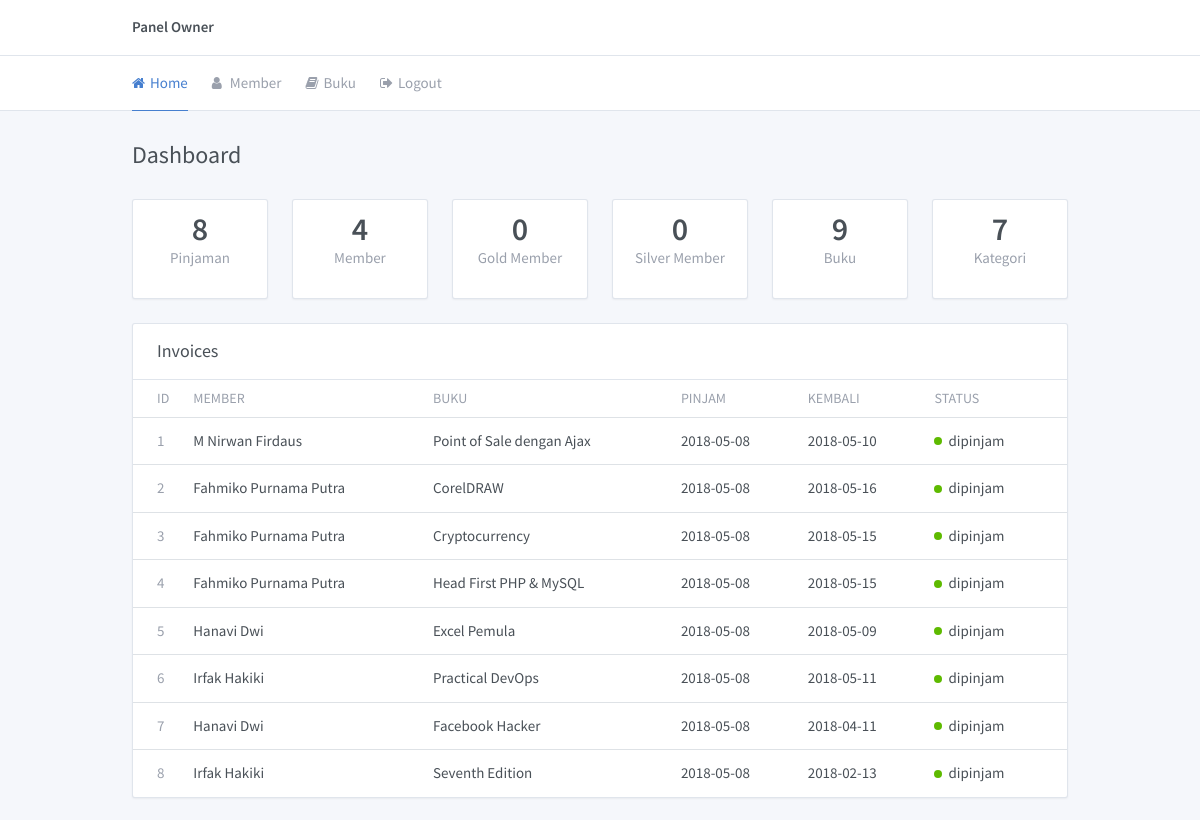
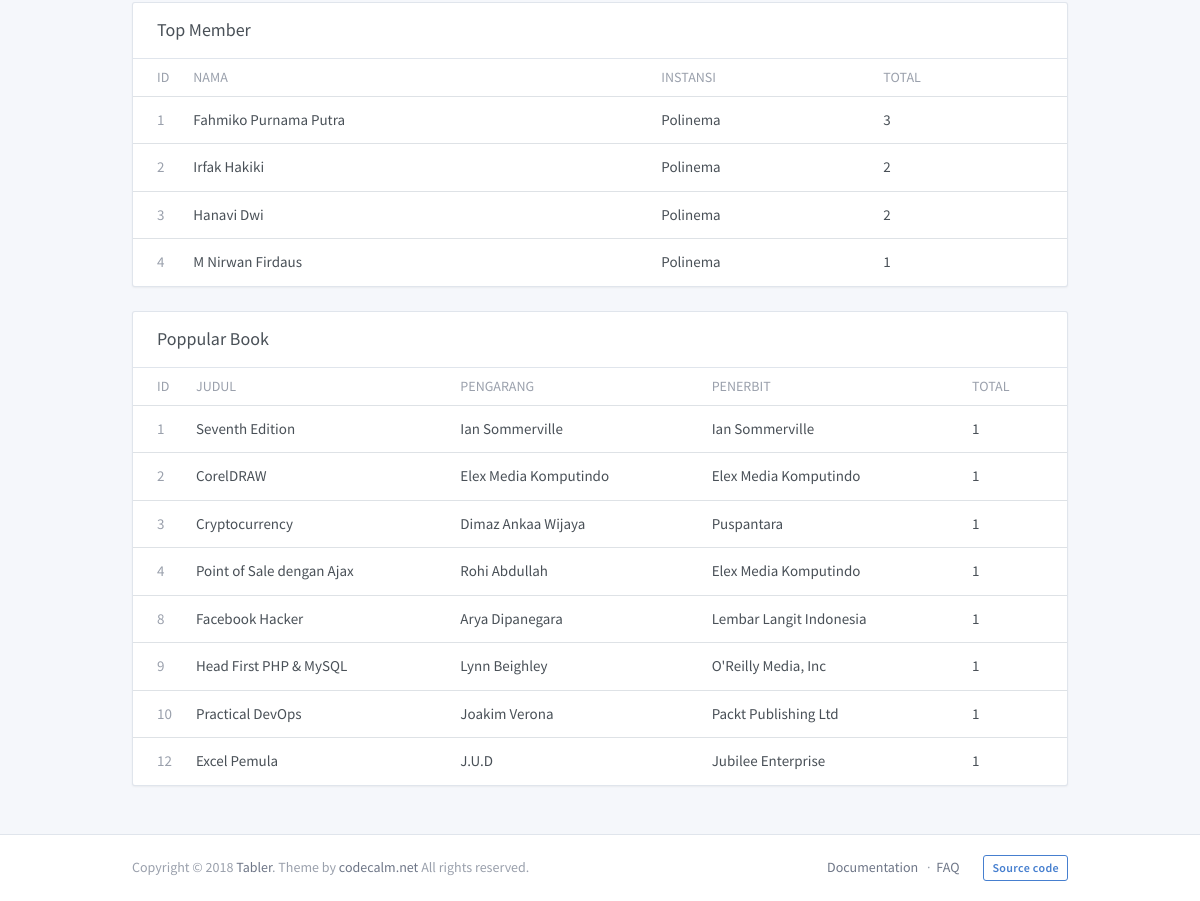
The page /index.php/owner on the database as committed earlier (2 pictures, top to bottom).
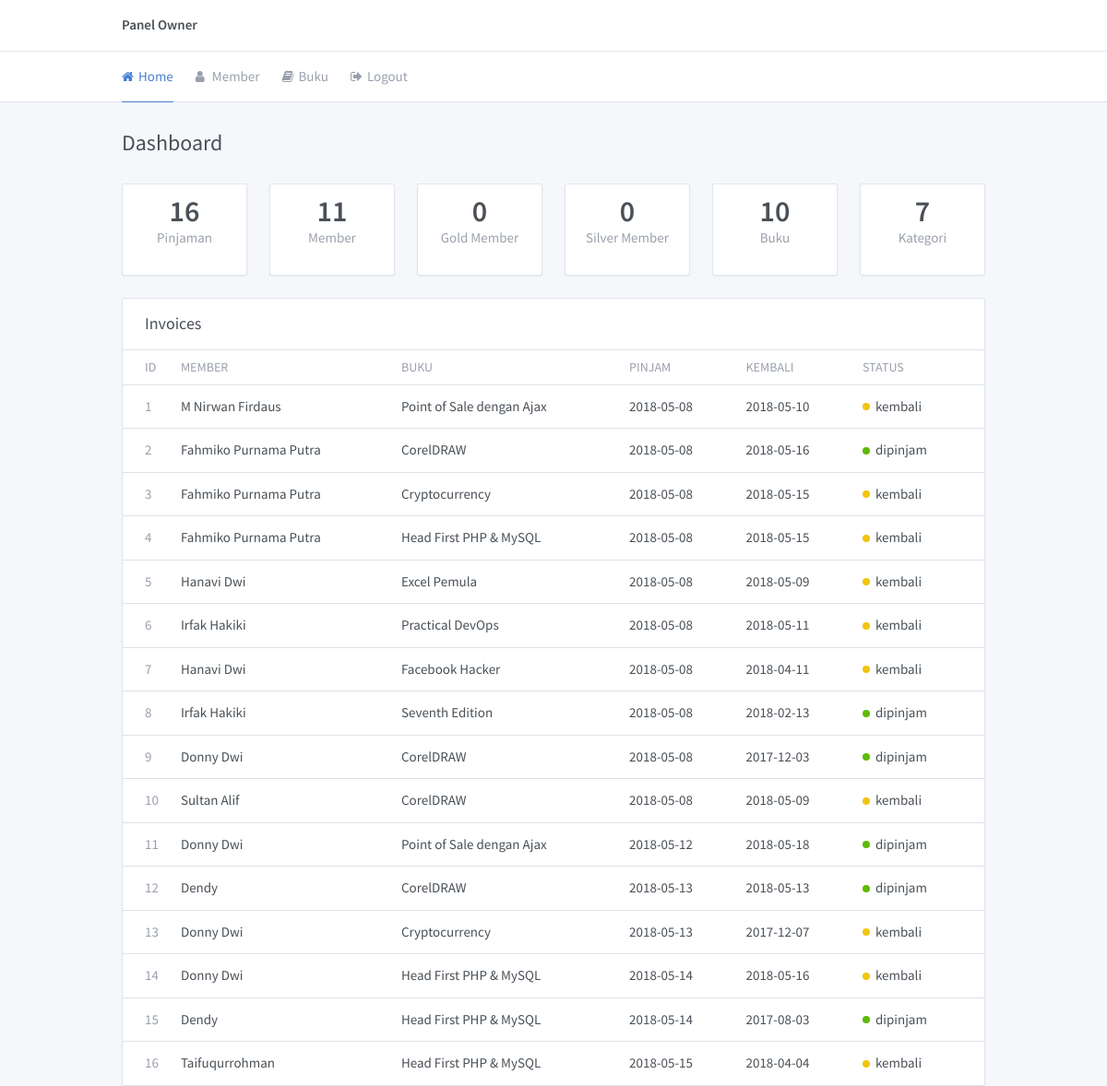
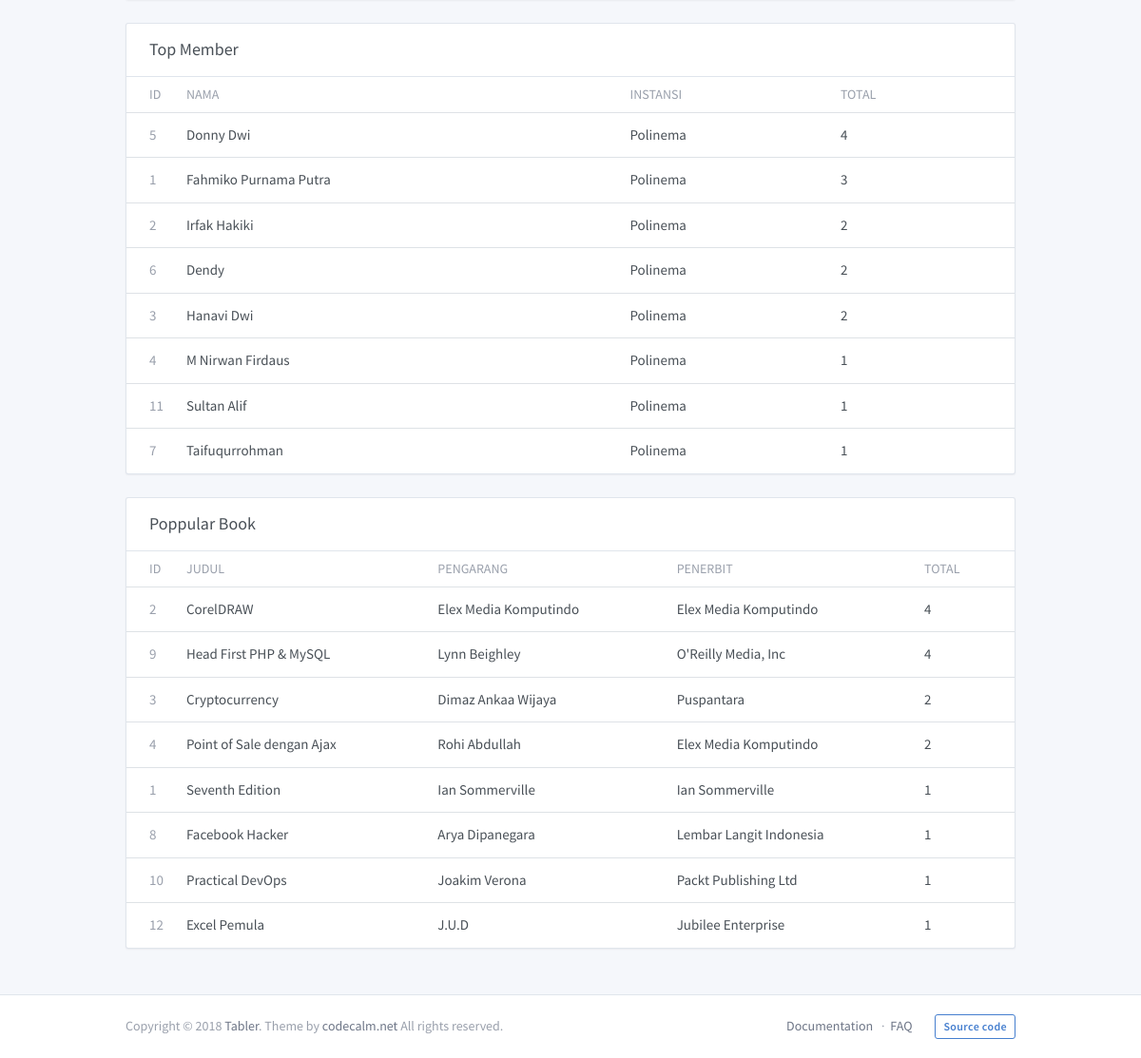
The same page on the database as committed later (2 pictures, top to bottom).
### tables this page shows
CREATE TABLE `pinjaman` (
  `id_pinjaman` int(11) NOT NULL,
  `id_member` int(11) NOT NULL,
  `id_buku` int(11) NOT NULL,
  `id_user` int(11) NOT NULL,
  `tgl_pinjam` date NOT NULL,
  `tgl_kembali` date NOT NULL,
  `catatan` text NOT NULL,
  `status` enum('dipinjam','kembali') NOT NULL,
  `denda` int(11) NOT NULL DEFAULT '0'
);

CREATE TABLE `member` (
  `id_member` int(11) NOT NULL,
  `nama` varchar(25) NOT NULL,
  `alamat` varchar(50) NOT NULL,
  `instansi` varchar(25) NOT NULL
);

CREATE TABLE `buku` (
  `id_buku` int(11) NOT NULL,
  `id_kategori` int(11) NOT NULL,
  `judul` varchar(50) NOT NULL,
  `keterangan` text NOT NULL,
  `tahun_terbit` year(4) NOT NULL,
  `bahasa` varchar(25) NOT NULL,
  `pengarang` varchar(25) NOT NULL,
  `penerbit` varchar(25) NOT NULL,
  `gambar` varchar(100) NOT NULL
);

### application/controllers/Owner.php (called while the page is built, shortened)
<?php
class Owner extends CI_Controller {
	public function __construct()
	{
		$this->load->model(array('data_pinjaman','data_perpustakaan','data_member'));
	}
	public function index()
	{
		$data['pinjaman'] = $this->data_pinjaman->get_data_pinjaman();
		$data['member'] = $this->data_pinjaman->get_popular_member();
		$data['buku'] = $this->data_pinjaman->get_popular_book();
		$data['total_member'] = $this->data_perpustakaan->get_data('member')->num_rows();
		$data['total_buku'] = $this->data_perpustakaan->get_data('buku')->num_rows();
		$data['total_gold'] = $this->data_member->get_total('gold')->num_rows();
		$data['total_silver'] = $this->data_member->get_total('silver')->num_rows();
		$data['total_pinjaman'] = $this->data_perpustakaan->get_data('pinjaman')->num_rows();
		$data['total_kategori'] = $this->data_perpustakaan->get_data('kategori')->num_rows();
		$this->load->view('owner/header');
		$this->load->view('owner/dashboard', $data);
		$this->load->view('owner/footer');
	}
}
?>

### index.php (called while the page is built, shortened)
<?php
require_once BASEPATH.'core/CodeIgniter.php';

### application/models/data_pinjaman.php (called while the page is built, shortened)
<?php
class Data_pinjaman extends CI_Model {
		public function get_data_pinjaman(){
			$this->db->select('*');
			$this->db->from('pinjaman');
			$this->db->join('member', 'pinjaman.id_member = member.id_member');
			$this->db->join('buku', 'pinjaman.id_buku = buku.id_buku');
			$query = $this->db->get();
			return $query;
		}
		public function get_popular_book(){
			$this->db->select(array('buku.*',"count(pinjaman.id_buku) as total"));
			$this->db->from('pinjaman');
			$this->db->join('buku', 'pinjaman.id_buku = buku.id_buku');
			$this->db->group_by('id_buku');
			$this->db->order_by('total', 'desc');
			$this->db->limit(8);
			$query = $this->db->get();
			return $query;
		}
		public function get_popular_member(){
			$this->db->select(array('member.*',"count(pinjaman.id_member) as total"));
			$this->db->from('pinjaman');
			$this->db->join('member', 'pinjaman.id_member = member.id_member');
			$this->db->group_by('id_member');
			$this->db->order_by('total', 'desc');
			$query = $this->db->get();
			return $query;
		}
}

### application/views/owner/dashboard.php (the view, shortened to what the changed rows need)
<div class="my-3 my-md-5">
          <div class="container">
            <div class="page-header">
              <h1 class="page-title">
                Dashboard
              </h1>
            </div>
            <div class="row row-cards">
              <div class="col-6 col-sm-4 col-lg-2">
                <div class="card">
                  <div class="card-body p-3 text-center">
                    <div class="h1 m-0"><?=$total_pinjaman?></div>
                    <div class="text-muted mb-4">Pinjaman</div>
                  </div>
                </div>
              </div>
              <div class="col-6 col-sm-4 col-lg-2">
                <div class="card">
                  <div class="card-body p-3 text-center">
                    <div class="h1 m-0"><?=$total_member?></div>
                    <div class="text-muted mb-4">Member</div>
                  </div>
                </div>
              </div>
              <div class="col-6 col-sm-4 col-lg-2">
                <div class="card">
                  <div class="card-body p-3 text-center">
                    <div class="h1 m-0"><?=$total_buku?></div>
                    <div class="text-muted mb-4">Buku</div>
                  </div>
                </div>
              </div>
              <div class="col-12">
                <div class="card">
                  <div class="table-responsive">
                    <table class="table card-table table-vcenter text-nowrap">
                      <thead>
                        <tr>
                          <th class="w-1">ID</th>
                          <th>Member</th>
                          <th>Buku</th>
                          <th>Pinjam</th>
                          <th>Kembali</th>
                          <th>Status</th>
                        </tr>
                      </thead>
                      <tbody>
                        <?php foreach($pinjaman->result() as $row) : ?>
                        <tr>
                          <td><span class="text-muted"><?=$row->id_pinjaman?></span></td>
                          <td><a href="invoice.html" class="text-inherit"><?=$row->nama?></a></td>
                          <td>
                            <?=$row->judul?>
                          </td>
                          <td>
                            <?=$row->tgl_pinjam?>
                          </td>
                          <td>
                            <?=$row->tgl_kembali?>
                          </td>
                          <td>
                            <?php
                              if($row->status == 'dipinjam'){
                                  echo "<span class='status-icon bg-success'></span>".$row->status;
                              }else{
                                  echo "<span class='status-icon bg-warning'></span>".$row->status;
                              }
                             ?>
                          </td>
                        </tr>
                      <?php endforeach; ?>
                      </tbody>
                    </table>
                  </div>
                </div>
              </div>
              <div class="col-12" id="member">
                <div class="card">
                  <div class="table-responsive">
                    <table class="table card-table table-vcenter text-nowrap">
                      <thead>
                        <tr>
                          <th class="w-1">ID</th>
                          <th>Nama</th>
                          <th>Instansi</th>
                          <th>Total</th>
                        </tr>
                      </thead>
                      <tbody>
                        <?php foreach($member->result() as $row) : ?>
                        <tr>
                          <td><span class="text-muted"><?=$row->id_member?></span></td>
                          <td><a href="invoice.html" class="text-inherit"><?=$row->nama?></a></td>
                          <td><?=$row->instansi?></td>
                          <td><?=$row->total?></td>
                        </tr>
                      <?php endforeach; ?>
                      </tbody>
                    </table>
                  </div>
                </div>
              </div>
              <div class="col-12" id="buku">
                <div class="card">
                  <div class="table-responsive">
                    <table class="table card-table table-vcenter text-nowrap">
                      <thead>
                        <tr>
                          <th class="w-1">ID</th>
                          <th>Judul</th>
                          <th>Pengarang</th>
                          <th>Penerbit</th>
                          <th>Total</th>
                        </tr>
                      </thead>
                      <tbody>
                        <?php foreach($buku->result() as $row) : ?>
                        <tr>
                          <td><span class="text-muted"><?=$row->id_buku?></span></td>
                          <td><a href="invoice.html" class="text-inherit"><?=$row->judul?></a></td>
                          <td><?=$row->pengarang?></td>
                          <td><?=$row->penerbit?></td>
                          <td><?=$row->total?></td>
                        </tr>
                      <?php endforeach; ?>
                      </tbody>
                    </table>
                  </div>
                </div>
              </div>
            </div>
          </div>
        </div>
      </div>
  </div></div>

Rows that differ between the two databases and show on the page:
changed pinjaman "M Nirwan Firdaus": status "dipinjam" → "kembali"
changed pinjaman id 3: status "dipinjam" → "kembali"
changed pinjaman id 4: status "dipinjam" → "kembali"
changed pinjaman "Excel Pemula": status "dipinjam" → "kembali"
changed pinjaman "Practical DevOps": status "dipinjam" → "kembali"
changed pinjaman "Facebook Hacker": status "dipinjam" → "kembali"
added pinjaman: id_pinjaman "9", id_member.nama "Donny Dwi", id_buku.judul "CorelDRAW", tgl_pinjam "2018-05-08", tgl_kembali "2017-12-03", status "dipinjam"
added pinjaman: id_pinjaman "10", id_member.nama "Sultan Alif", id_buku.judul "CorelDRAW", tgl_pinjam "2018-05-08", tgl_kembali "2018-05-09", status "kembali"
added pinjaman: id_pinjaman "11", id_member.nama "Donny Dwi", id_buku.judul "Point of Sale dengan Ajax", tgl_pinjam "2018-05-12", tgl_kembali "2018-05-18", status "dipinjam"
added pinjaman: id_pinjaman "12", id_member.nama "Dendy", id_buku.judul "CorelDRAW", tgl_pinjam "2018-05-13", tgl_kembali "2018-05-13", status "dipinjam"
added pinjaman: id_pinjaman "13", id_member.nama "Donny Dwi", id_buku.judul "Cryptocurrency", tgl_pinjam "2018-05-13", tgl_kembali "2017-12-07", status "kembali"
added pinjaman: id_pinjaman "14", id_member.nama "Donny Dwi", id_buku.judul "Head First PHP & MySQL", tgl_pinjam "2018-05-14", tgl_kembali "2018-05-16", status "kembali"
added pinjaman: id_pinjaman "15", id_member.nama "Dendy", id_buku.judul "Head First PHP & MySQL", tgl_pinjam "2018-05-14", tgl_kembali "2017-08-03", status "dipinjam"
added pinjaman: id_pinjaman "16", id_member.nama "Taifuqurrohman", id_buku.judul "Head First PHP & MySQL", tgl_pinjam "2018-05-15", tgl_kembali "2018-04-04", status "kembali"
added member: id_member "5", nama "Donny Dwi", instansi "Polinema", total "4"
added member: id_member "6", nama "Dendy", instansi "Polinema", total "2"
added member: id_member "11", nama "Sultan Alif", instansi "Polinema", total "1"
added member: id_member "7", nama "Taifuqurrohman", instansi "Polinema", total "1"
computed for buku "CorelDRAW": total "1" → "4"
shown differently, row unchanged: buku "Head First PHP & MySQL": total "1" → "4"; moves up the list
computed for buku "Cryptocurrency": total "1" → "2"
computed for buku "Point of Sale dengan Ajax": total "1" → "2"
shown differently, row unchanged: buku "Seventh Edition": moves down the list
Other text that changed with them:
$total_pinjaman: "8" → "16"
$total_member: "4" → "11"
$total_buku: "9" → "10"
